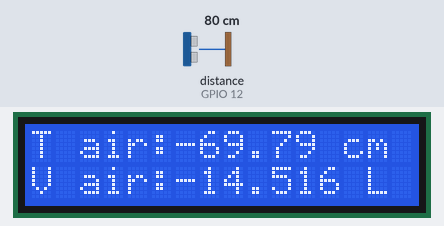
A sketch run on a simulated ESP32. Shown: 16×2 character LCD. Wiring (inferred from the names in the program): ultrasonic range finder: trigger GPIO 13; echo GPIO 12. Inputs (shaded band) come from the test bench; at power-on: distance to the obstacle (sensor on GPIO 12) 80 cm. The echo pulse lasts 58.3 µs per cm; WiFi joins after 1.5 s; servers stay silent unless stated; the local clock reads 2024-03-15 10:24:30 at power-on unless the sketch sets it; what the sketch prints to the serial monitor is not drawn.

Above: at 3.2 s.
3.3 s: distance to the obstacle (sensor on GPIO 12) set to 2 cm
At 6.4 s:
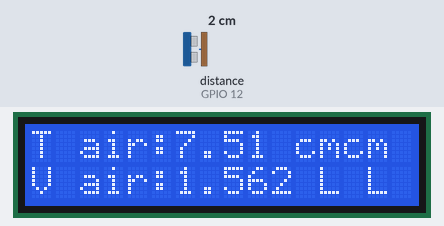
7.4 s: distance to the obstacle (sensor on GPIO 12) set to 18 cm
At 9.3 s:
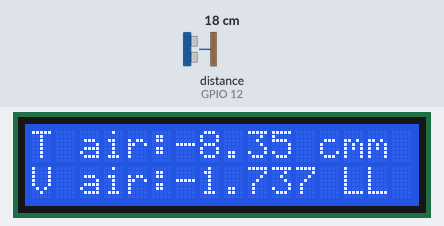
11.5 s: distance to the obstacle (sensor on GPIO 12) set to 4 cm
At 12.0 s:
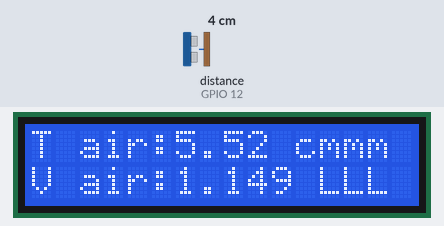
15.6 s: distance to the obstacle (sensor on GPIO 12) set to 35 cm
At 18.9 s:
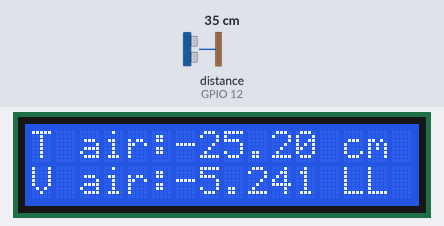
19.7 s: distance to the obstacle (sensor on GPIO 12) set to 9 cm
At 21.7 s:
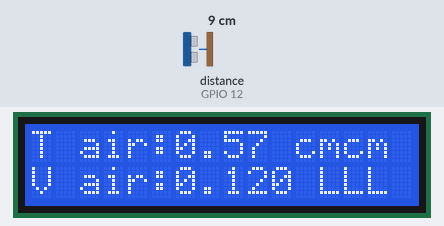
Timing chart, 0 to 23.2 s (numbered marks = the images above; inputs shaded):
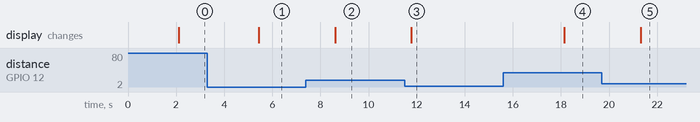

Measured:
- after the input at 3.3 s, the display: changes after 2.1 s (image 1)
- after the input at 7.4 s, the display: changes after 1.2 s (image 2)
- after the input at 11.5 s, the display: changes after 0.28 s (image 3)
- after the input at 15.6 s, the display: changes after 2.5 s (image 4)
- after the input at 19.7 s, the display: changes after 1.6 s (image 5)

The sketch:

jarak_dan_volume.ino
```cpp
#include <Wire.h>
#include <LiquidCrystal_I2C.h>
#include <WiFi.h>
#include <FirebaseESP32.h>
#include <TimeLib.h>
#include <WiFiUdp.h>

// Wi-Fi credentials
const char* ssid = "AdjiDjatiDimar"; // replace with your Wi-Fi SSID
const char* password = "OnMgs511"; // replace with your Wi-Fi password

// Firebase Realtime Database
const char* firebaseHost = "up2btangki-default-rtdb.asia-southeast1.firebasedatabase.app"; // Firebase host without "https://"
const char* firebaseAuth = "16PpVFU8xxWU0uiy0mUfQWXIwr51BLt0UySuIpMF";

FirebaseData firebaseData;
FirebaseConfig firebaseConfig;
FirebaseAuth auth;

LiquidCrystal_I2C lcd(0x27, 16, 2);

#define echoPin 12 // Pin Echo
#define trigPin 13 // Pin Trigger

long duration;
float jarak;

float tinggiWadah = 9.5; // Tinggi wadah (jarak dasar dengan sensor) dalam cm
float lebarWadah = 13; // Lebar wadah dalam cm
float panjangWadah = 16; // Panjang wadah dalam cm
float luasAlaswadah = 208; // Luas alas wadah dalam cm2
float tinggiAir;
float volume;
float volumeLiter;

unsigned long lastFailTime = 0; // Time of the last failed attempt
const unsigned long failDurationLimit = 60000; // 1 minute in milliseconds

float initialVolume = -1;
float finalVolume = -1;

const int timeZone = 7; // Time zone offset for GMT+7

WiFiUDP ntpUDP;

void setup() {
  Serial.begin(115200); // Baudrate komunikasi dengan serial monitor
  pinMode(trigPin, OUTPUT);
  pinMode(echoPin, INPUT);
  lcd.init();
  lcd.backlight();

  // Connect to Wi-Fi
  connectWiFi();

  // Initialize Firebase
  firebaseConfig.host = firebaseHost;
  firebaseConfig.signer.tokens.legacy_token = firebaseAuth;
  Firebase.begin(&firebaseConfig, &auth);
  Firebase.reconnectWiFi(true);

  // Synchronize time from NTP server
  configTime(timeZone * 3600, 0, "pool.ntp.org");
  if (!syncTime()) {
    Serial.println("Failed to synchronize time with NTP server");
  }
}

void loop() {
  // Update time
  time_t now = time(nullptr);
  struct tm *localTime = localtime(&now);

  // Mengukur jarak dengan sensor ultrasonik
  digitalWrite(trigPin, LOW);
  delayMicroseconds(2);
  digitalWrite(trigPin, HIGH);
  delayMicroseconds(10);
  digitalWrite(trigPin, LOW);
  duration = pulseIn(echoPin, HIGH);
  jarak = duration * 0.034 / 2; // Konversi ke jarak sebenarnya (cm)

  // Menghitung volume wadah air (disesuaikan dengan karakteristik wadah Anda)
  tinggiAir = tinggiWadah - jarak;
  volume = tinggiAir * luasAlaswadah;
  volumeLiter = volume / 1000.0; // Konversi volume dari ml ke liter

  // Menampilkan hasil di LCD
  lcd.setCursor(0, 0);
  lcd.print("T air:");
  lcd.print(tinggiAir);
  lcd.print(" cm");
  lcd.setCursor(0, 1);
  lcd.print("V air:");
  lcd.print(volumeLiter, 3); // Menampilkan volume dalam liter dengan 3 decimal places
  lcd.print(" L");

  // Upload volume liter ke Firebase
  String path = "/fuelinformation/tankVolume"; // Your desired path in Firebase
  if (Firebase.setFloat(firebaseData, path.c_str(), volumeLiter)) {
    Serial.println("Data uploaded to Firebase");
    lastFailTime = 0; // Reset the fail time on successful upload
  } else {
    Serial.print("Failed to upload data to Firebase: ");
    Serial.println(firebaseData.errorReason());

    if (lastFailTime == 0) {
      lastFailTime = millis(); // Set the time of the first failure
    } else if (millis() - lastFailTime > failDurationLimit) {
      // Reconnect to Wi-Fi if failures exceed the limit
      connectWiFi();
      lastFailTime = 0; // Reset the fail time after reconnection attempt
    }
  }

  // Check for initial and final volume recording times
  int currentHour = localTime->tm_hour;
  int currentMinute = localTime->tm_min;
  int currentSecond = localTime->tm_sec;

  // Extract the date from the current time
  char dateKey[11]; // Buffer to hold the formatted date string
  snprintf(dateKey, sizeof(dateKey), "%04d_%02d_%02d",
           localTime->tm_year + 1900, localTime->tm_mon + 1, localTime->tm_mday);

  // Initialize initialVolume if it hasn't been set yet
  if (initialVolume == -1) {
    initialVolume = volumeLiter;
    String initialPath = "/fuelinformation/zhistory/" + String(dateKey) + "/awal";
    Firebase.setFloat(firebaseData, initialPath, initialVolume);
    Serial.print("Initial Volume set: ");
    Serial.println(initialVolume);
  }

  if (currentHour == 23 && currentMinute == 59 && currentSecond == 59 && finalVolume == -1) {
    finalVolume = volumeLiter;
    String finalPath = "/fuelinformation/zhistory/" + String(dateKey) + "/akhir";
    Firebase.setFloat(firebaseData, finalPath, finalVolume);
    Serial.print("Final Volume at 11:59 PM: ");
    Serial.println(finalVolume);

    // Calculate the difference between initial and final volumes
    float volumeDifference = finalVolume - initialVolume;
    String diffPath = "/fuelinformation/zhistory/" + String(dateKey) + "/konsum";
    Firebase.setFloat(firebaseData, diffPath, volumeDifference);
    Serial.print("Volume Difference: ");
    Serial.println(volumeDifference);

    // Reset initial and final volumes for the next day
    initialVolume = -1;
    finalVolume = -1;
  }

  // Ensure new date key is generated correctly for the next day
  if (currentHour == 0 && currentMinute == 0 && currentSecond == 1) {
    initialVolume = volumeLiter;
    String initialPath = "/fuelinformation/zhistory/" + String(dateKey) + "/awal";
    Firebase.setFloat(firebaseData, initialPath, initialVolume);
    Serial.print("New Day Initial Volume set: ");
    Serial.println(initialVolume);
  }

  delay(3000);
}

void connectWiFi() {
  WiFi.begin(ssid, password);
  Serial.print("Connecting to Wi-Fi");
  while (WiFi.status() != WL_CONNECTED) {
    Serial.print(".");
    delay(1000);
  }
  Serial.println();
  Serial.println("Connected to Wi-Fi");
  Serial.print("IP Address: ");
  Serial.println(WiFi.localIP());
}

bool syncTime() {
  configTime(timeZone * 3600, 0, "pool.ntp.org");
  time_t now = time(nullptr);
  int retry = 0;
  const int retryCount = 10;
  while (now < 8 * 3600 * 2 && retry < retryCount) {
    delay(1000);
    now = time(nullptr);
    retry++;
  }
  if (retry == retryCount) {
    return false;
  }
  setTime(now);
  Serial.println("Time synchronized successfully");
  return true;
}
```
